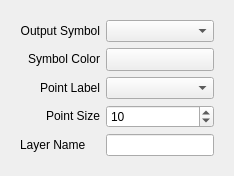
            <widget class="QWidget" name="tab_6">
             <attribute name="title">
              <string>Set Features</string>
             </attribute>
             <layout class="QVBoxLayout" name="verticalLayout_9">
              <item>
               <widget class="QFrame" name="frame_5">
                <property name="frameShape">
                 <enum>QFrame::NoFrame</enum>
                </property>
                <property name="frameShadow">
                 <enum>QFrame::Raised</enum>
                </property>
                <layout class="QGridLayout" name="gridLayout_12">
                 <item row="4" column="1">
                  <widget class="QLineEdit" name="layer_name_batch"/>
                 </item>
                 <item row="0" column="1">
                  <widget class="QComboBox" name="symbol_drop_down"/>
                 </item>
                 <item row="2" column="0">
                  <widget class="QLabel" name="label_32">
                   <property name="text">
                    <string>&lt;html&gt;&lt;head/&gt;&lt;body&gt;&lt;p align=&quot;right&quot;&gt;Point Label&lt;/p&gt;&lt;/body&gt;&lt;/html&gt;</string>
                   </property>
                  </widget>
                 </item>
                 <item row="1" column="0">
                  <widget class="QLabel" name="label_10">
                   <property name="font">
                    <font>
                     <weight>75</weight>
                     <bold>true</bold>
                    </font>
                   </property>
                   <property name="text">
                    <string>&lt;html&gt;&lt;head/&gt;&lt;body&gt;&lt;p align=&quot;right&quot;&gt;&lt;span style=&quot; font-weight:400;&quot;&gt;Symbol Color&lt;/span&gt;&lt;/p&gt;&lt;/body&gt;&lt;/html&gt;</string>
                   </property>
                  </widget>
                 </item>
                 <item row="1" column="1">
                  <widget class="QgsColorButton" name="symbol_color">
                   <property name="sizePolicy">
                    <sizepolicy hsizetype="Expanding" vsizetype="Fixed">
                     <horstretch>0</horstretch>
                     <verstretch>0</verstretch>
                    </sizepolicy>
                   </property>
                  </widget>
                 </item>
                 <item row="3" column="0">
                  <widget class="QLabel" name="label_41">
                   <property name="text">
                    <string>&lt;html&gt;&lt;head/&gt;&lt;body&gt;&lt;p align=&quot;right&quot;&gt;Point Size&lt;/p&gt;&lt;/body&gt;&lt;/html&gt;</string>
                   </property>
                  </widget>
                 </item>
                 <item row="2" column="1">
                  <widget class="QComboBox" name="batch_point_label"/>
                 </item>
                 <item row="3" column="1">
                  <widget class="QgsSpinBox" name="symbol_size_batch">
                   <property name="value">
                    <number>10</number>
                   </property>
                  </widget>
                 </item>
                 <item row="4" column="0">
                  <widget class="QLabel" name="label_5">
                   <property name="text">
                    <string>Layer Name</string>
                   </property>
                  </widget>
                 </item>
                 <item row="0" column="0">
                  <widget class="QLabel" name="label_9">
                   <property name="font">
                    <font>
                     <weight>75</weight>
                     <bold>true</bold>
                    </font>
                   </property>
                   <property name="text">
                    <string>&lt;html&gt;&lt;head/&gt;&lt;body&gt;&lt;p align=&quot;right&quot;&gt;&lt;span style=&quot; font-weight:400;&quot;&gt;Output Symbol&lt;/span&gt;&lt;/p&gt;&lt;/body&gt;&lt;/html&gt;</string>
                   </property>
                  </widget>
                 </item>
                </layout>
               </widget>
              </item>
             </layout>
            </widget>
